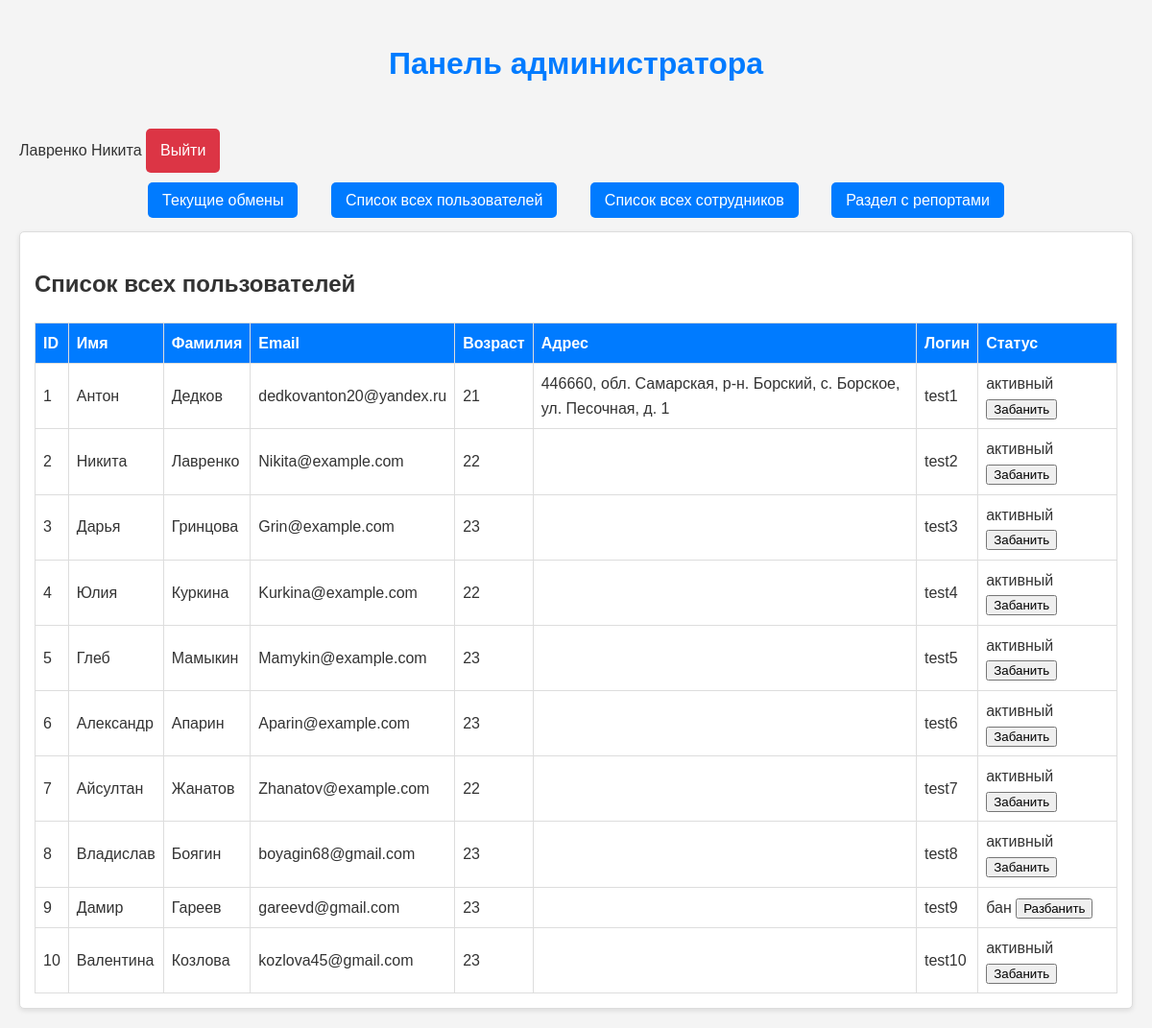
The app's page /Admin/index.php (signed in), older data.
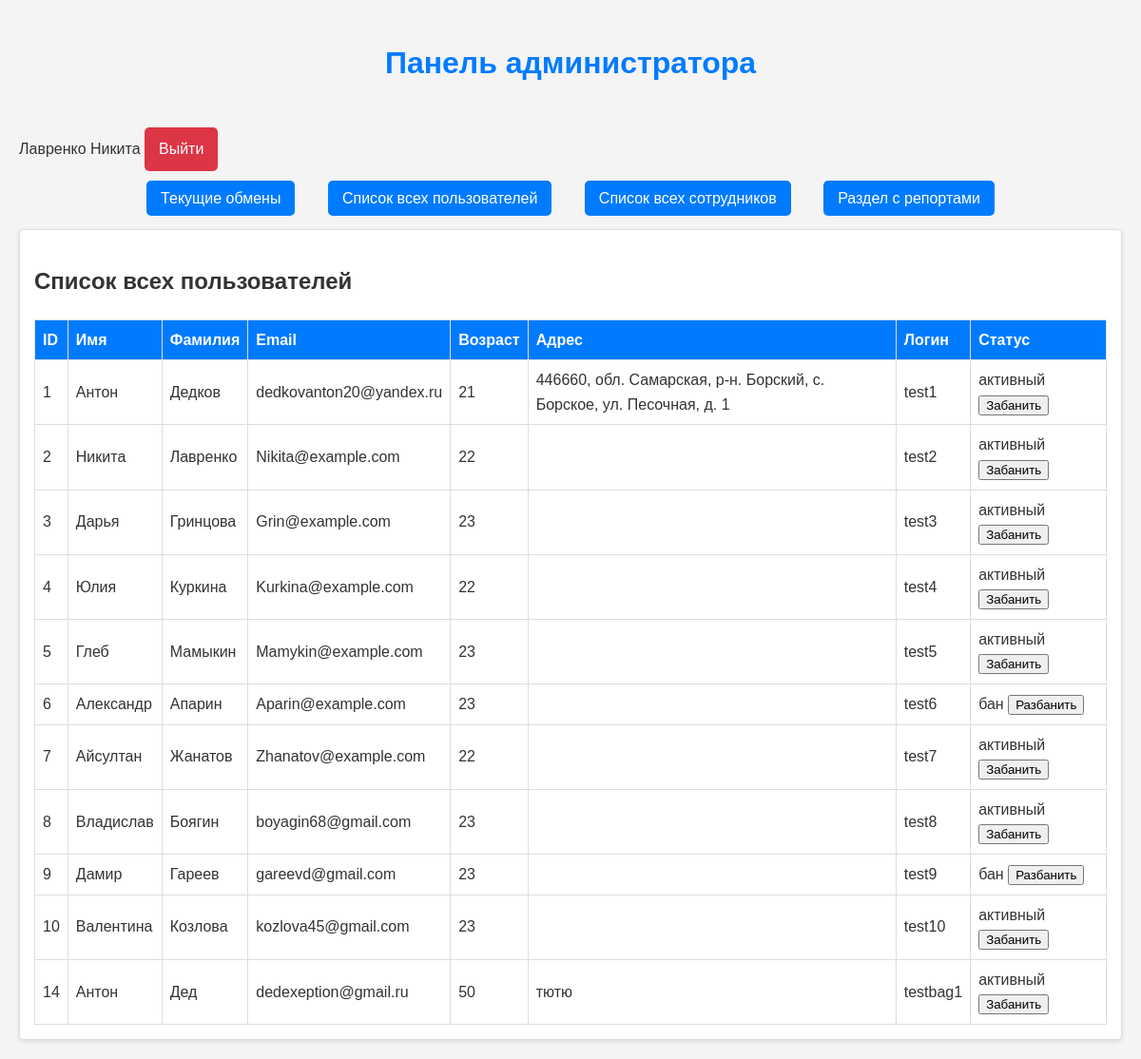
The same page, newer data.
### Admin/index.php (the view, shortened to what this page needs)
<?php
$dbuser = 'mysql';
$dbpass = 'mysql';
$dbserver = 'localhost';
$dbname = 'book';
$mysql = mysqli_connect($dbserver, $dbuser, $dbpass, $dbname)
or die ('Ошибка ' . mysqli_error($mysql));
$users = [];
$result = mysqli_query($mysql, "SELECT * FROM `пользователи`");
if ($result) {
    while ($row = mysqli_fetch_assoc($result)) {
        $users[] = $row;
    }
} else {
    echo 'Ошибка при получении данных: ' . mysqli_error($mysql);
}
?>
<!DOCTYPE html>
<html lang="ru">
<head>
</head>
<body>
<div class="header">
        <h1>Панель администратора</h1>
        <div class="admin-info">
            <?php if (isset($_SESSION['admin_full_name'])): ?>
                <span><?= htmlspecialchars($_SESSION['admin_full_name']) ?></span>
                <a href="logout.php" class="logout">Выйти</a>
            <?php endif; ?>
        </div>
    </div>
    <ul class="nav-list">
        <li onclick="showSection('current-exchanges')">Текущие обмены</li>
        <li onclick="showSection('user-list')">Список всех пользователей</li>
        <li onclick="showSection('staff-list')">Список всех сотрудников</li>
        <li onclick="showSection('reports')">Раздел с репортами</li>
    </ul>
    <div id="user-list" class="section active">
        <h2>Список всех пользователей</h2>
        <table>
            <thead>
                <tr>
                    <th>ID</th>
                    <th>Имя</th>
                    <th>Фамилия</th>
                    <th>Email</th>
                    <th>Возраст</th>
                    <th>Адрес</th>
                    <th>Логин</th>
                    <th>Статус</th>
                </tr>
            </thead>
            <tbody>
            <?php foreach ($users as $user): ?>
                <tr>
                    <td><?= htmlspecialchars($user['пользователь_id']) ?></td>
                    <td><?= htmlspecialchars($user['имя']) ?></td>
                    <td><?= htmlspecialchars($user['фамилия']) ?></td>
                    <td><?= htmlspecialchars($user['электронная_почта']) ?></td>
                    <td><?= htmlspecialchars($user['возраст']) ?></td>
                    <td><?= htmlspecialchars($user['адрес']) ?></td>
                    <td><?= htmlspecialchars($user['ник_пользователя']) ?></td>
                    <td>
                        <span class="status"><?= htmlspecialchars($user['статус']) ?></span>
                        <button onclick="changeStatus(<?= $user['пользователь_id'] ?>, '<?= $user['статус'] ?>')">
                            <?= $user['статус'] === 'активный' ? 'Забанить' : 'Разбанить' ?>
                        </button>
                    </td>
                </tr>
            <?php endforeach; ?>
            </tbody>
        </table>
    </div>
</body>
</html>

Row changes from the older to the newer data that the page shows:
changed пользователи "Александр": статус "активный" → "бан"; статус "Забанить" → "Разбанить"
added пользователи: пользователь_id "14", имя "Антон", фамилия "Дед", электронная_почта "dedexeption@gmail.ru", возраст "50", адрес "тютю", ник_пользователя "testbag1", статус "активный", shows "Забанить"
